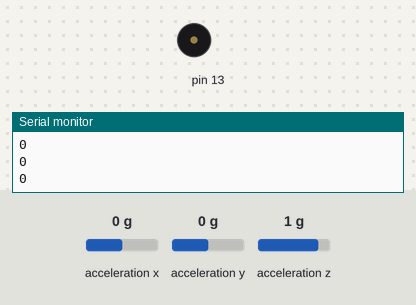
Simulated run of this sketch. Board: Arduino Uno, built for the host (arithmetic inside an expression is 32-bit, double 64-bit). Parts: buzzer (waves = sounding), the last lines printed to the serial monitor. The test bench sets the inputs (shaded band); at power-on: acceleration x 0 g, acceleration y 0 g, acceleration z 1 g.

Above: at 1.2 s.
1.3 s: acceleration x set to -0.8 g
2.8 s: acceleration x set to -1.1 g
At 3.2 s:
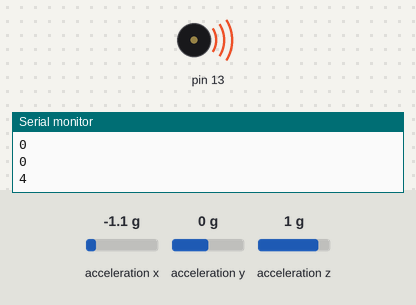
Timing chart, 0 to 14.8 s (numbered marks = the images above; inputs shaded):
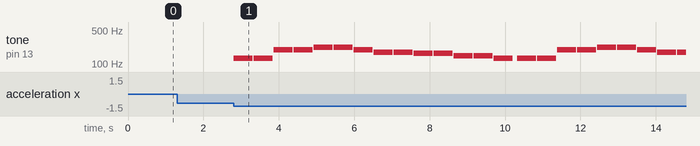

The sketch:

shellSound.ino
```cpp
// (licence header left out)
/*
   This sketch example demonstrates how the BMI160 on the
   Intel(R) Curie(TM) module can be used to read accelerometer data
   and translate it to an orientation
*/

#include "CurieIMU.h"
#include "pitches.h"

// notes in the melody:
int melody[] = {
  NOTE_C3, NOTE_C3, NOTE_G3, NOTE_G3, NOTE_A3, NOTE_A3, NOTE_G3, NOTE_F3, NOTE_F3, NOTE_E3, NOTE_E3, NOTE_D3, NOTE_D3, NOTE_C3};

// note durations: intialize all to quarter notes
int noteDurations[14];

int lastOrientation = - 1; // previous orientation (for comparison)

int noteToPlay = 0;

void setup() {
  Serial.begin(9600); // initialize Serial communication
  while (!Serial);    // wait for the serial port to open

  // initialize device
  Serial.println("Initializing IMU device...");
  CurieIMU.begin();

  // Set the accelerometer range to 2G
  CurieIMU.setAccelerometerRange(2);

  for (int i = 0; i < 14; i++){
   noteDurations[i] = 2;
  }

}

void loop() {
  int orientation = -1;   // the board's orientation
  String orientationString; // string for printing description of orientation
  /*
    The orientations of the board:
    0: flat, processor facing up
    1: flat, processor facing down
    2: landscape, analog pins down
    3: landscape, analog pins up
    4: portrait, USB connector up
    5: portrait, USB connector down
  */
  // read accelerometer:
  int x = CurieIMU.readAccelerometer(X_AXIS);
  int y = CurieIMU.readAccelerometer(Y_AXIS);
  int z = CurieIMU.readAccelerometer(Z_AXIS);

  // calculate the absolute values, to determine the largest
  int absX = abs(x);
  int absY = abs(y);
  int absZ = abs(z);

  // convert raw acceleration values
  float conX = convertRawAcceleration(x);
  float conY = convertRawAcceleration(y);

  if ( (absZ > absX) && (absZ > absY)) {
    // base orientation on Z
    if (z > 0) {
      orientationString = "up";
      orientation = 0;
    } else {
      orientationString = "down";
      orientation = 1;
    }
  } else if ( (absY > absX) && (absY > absZ)) {
    // base orientation on Y
    if (y > 0) {
      orientationString = "digital pins up";
      orientation = 2;
    } else {
      orientationString = "analog pins up";
      orientation = 3;
    }
  } else {
    // base orientation on X
    if (x < 0) {
      orientationString = "connector up";
      orientation = 4;
    } else {
      orientationString = "connector down";
      orientation = 5;
    }
  }

  // send to p5 sketch
//  Serial.print(conX);
//  Serial.print(",");
//  Serial.println(conY);
    Serial.println(orientation);

    // if not up orientation, play
    if(orientation != 0 && orientation != -1){
            int noteDuration = 1000/noteDurations[noteToPlay];
            tone(13, melody[noteToPlay], noteDuration);

            //pause for the note's duration plus 30 ms:
            delay(noteDuration +30);

            noteToPlay++;

            // start at beginning
            if(noteToPlay > 14){
              noteToPlay = 0;
            }
    }

}

float convertRawAcceleration(int aRaw) {
  // since we are using 2G range
  // -2g maps to a raw value of -32768
  // +2g maps to a raw value of 32767

  float a = (aRaw * 2) / 32768.0;
  return a;
}
```

Measured:
- the behaviour switches between -0.9 and -1 g on acceleration x (found by bisection; images 0 and 1)
- after the input at 2.8 s, tone on pin 13: plays 131 Hz for 0.50 s, 131 Hz for 0.50 s, 196 Hz for 0.50 s, 196 Hz for 0.50 s, 220 Hz for 0.50 s, 220 Hz for 0.50 s … (23 notes in this stretch), starting at once
